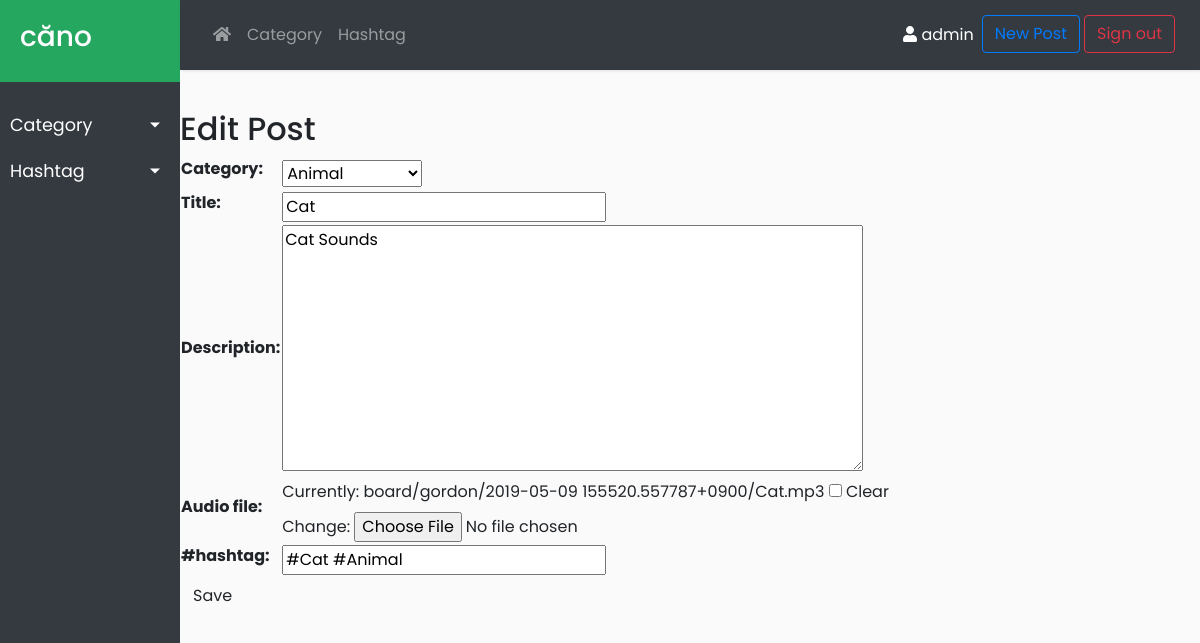
The page /post/20/edit/ (signed in) on the database its author committed.
### board/models.py (models this page shows, shortened)
class Post(models.Model):
    author = models.ForeignKey('auth.User', related_name='posts', on_delete=models.CASCADE)
    category = models.ForeignKey('board.Category', related_name='posts', default=0, on_delete=models.CASCADE)
    title = models.CharField(max_length=100)
    text = models.TextField()
    audio_file = models.FileField(blank=True, upload_to=upload_audio)
    created_date = models.DateTimeField(default=timezone.localtime)
    published_date = models.DateTimeField(blank=True, null=True)
    like = models.IntegerField(default=0)
    dislike = models.IntegerField(default=0)
    like_list = models.TextField(blank=True)
    dislike_list = models.TextField(blank=True)
    tag_list = models.TextField(blank=True)

### board/views.py (the view)
# urls.py: path('post/<int:pk>/edit/', views.post_edit, name='post_edit'),
@login_required
def post_edit(request, pk):
    categories = Category.objects.all().order_by('id')
    tags = Tag.objects.all().order_by('id')
    post = get_object_or_404(Post, pk=pk)
    if request.method == "POST":
        form = PostForm(request.POST, request.FILES, instance=post)
        if form.is_valid():
            post = form.save(commit=False)
            post.published_date = timezone.localtime()
            post.add_tag()
            return redirect('board:post_detail', pk=post.pk)
    else:
        form = PostForm(instance=post)
    return render(request, 'board/post_edit.html', {
            'form': form, 'tags': tags, 'categories': categories})

### board/forms.py
class PostForm(forms.ModelForm):
    class Meta:
        model = Post
        fields = ('category', 'title', 'text', 'audio_file', 'tag_list')
        widgets = {
            'title': forms.TextInput(attrs={'placeholder': 'enter title here'}),
            'text': forms.Textarea(attrs={'placeholder': 'enter description here'}),
            'tag_list': forms.TextInput(attrs={'placeholder': '#add #hashtag #freely'}),
        }
        labels = {
            'category': 'Category',
            'title': 'Title',
            'text': 'Description',
            'audio_file': 'Audio file',
            'tag_list': '#hashtag',
        }

### board/models.py (called while the page is built)
    def __str__(self):
        return self.name

### board/templates/board/post_edit.html (shortened to what this page needs)
{% extends 'board/base2.html' %}
{% block sidebar %}
    <li>
        <a href="#catSubmenu" data-toggle="collapse" aria-expanded="false" class="dropdown-toggle">Category</a>
    </li>
    <li>
        <a href="#tagSubmenu" data-toggle="collapse" aria-expanded="false" class="dropdown-toggle">Hashtag</a>
    </li>
{% endblock %}
{% block topnav %}
    <li class="nav-item dropdown">
        <a class="nav-link dropdown-toggle-split" href="#" id="dropdown1" data-toggle="dropdown" aria-haspopup="true" aria-expanded="false">Category</a>
    </li>
    <li class="nav-item dropdown">
        <a class="nav-link dropdown-toggle-split" href="#" id="dropdown2" data-toggle="dropdown" aria-haspopup="true" aria-expanded="false">Hashtag</a>
    </li>
{% endblock %}
{% block content %}
    <h2>Edit Post</h2>
    <form method="POST" class="post-form" enctype="multipart/form-data">
        <table>
		    {{ form.as_table }}
	    </table>
        <button type="submit" class="save btn btn-default">Save</button>
    </form>
{% endblock %}

### board/templates/board/base2.html (shortened to what this page needs)
{% load static %}
<!DOCTYPE html>
<html>
<head>
    <link rel="stylesheet" href="https://stackpath.bootstrapcdn.com/bootstrap/4.3.1/css/bootstrap.min.css">
    <link rel="stylesheet" href="{% static 'css/board2.css' %}">
    <link rel="stylesheet" href="https://cdnjs.cloudflare.com/ajax/libs/malihu-custom-scrollbar-plugin/3.1.5/jquery.mCustomScrollbar.min.css">
</head>
<body>
    <div class="wrapper">
        <nav id="sidebar">
            <div class="sidebar-header">
                <h3><a href="{% url 'board:home' %}">căno</a></h3>
            </div>
            <ul class="list-unstyled components">
                {% block sidebar %}
                {% endblock %}
            </ul>
        </nav>
        <div id="content">
            <nav class="navbar navbar-expand-lg navbar-dark bg-dark sticky-top">
                <div class="container-fluid">
                    <div class="collapse navbar-collapse" id="navbarSupportedContent">
                        <ul class="nav navbar-nav">
                            <li class="nav-item"><a class="nav-link" href="{% url 'board:home' %}"><i class="fas fa-home"></i></a></li>
                            {% block topnav %}
                            {% endblock %}
                        </ul>
                        <ul class="nav navbar-nav ml-auto">
                            {% if user.is_authenticated %}
                                <li class="nav-item active"><a class="nav-link" href="{% url 'board:my_info' %}"><i class="fas fa-user"></i> {{ user.username }}</a></li>
                                <li><a class="btn btn-outline-primary my-2 my-sm-0 mr-sm-1" href="{% url 'board:post_new' %}" role="button">New Post</a></li>
                                <li><a class="btn btn-outline-danger my-2 my-sm-0" href="{% url 'logout' %}" role="button">Sign out</a></li>
                            {% else %}
                                <li><a class="btn btn-outline-warning my-2 my-sm-0" href="{% url 'login' %}" role="button">Sign in</a></li>
                            {% endif %}
                        </ul>
                    </div>
                </div>
            </nav>
            {% block content %}
            {% endblock %}
        </div>
    </div>
</body>
</html>

### board/static/css/board2.css (style rules this page uses)
body { font-family: 'Poppins', sans-serif; background: #fafafa; }
a, a:hover, a:focus { color: inherit; text-decoration: none; transition: all 0.3s; }
.navbar { padding: 15px 10px; background: #fff; border: none; border-radius: 0; margin-bottom: 40px; box-shadow: 1px 1px 3px rgba(0, 0, 0, 0.1); }
.wrapper { display: flex; width: 100%; }
#sidebar { width: 180px; position: fixed; top: 0; left: 0; height: 100vh; z-index: 999; background: #343A40; color: #fff; transition: all 0.3s; }
#sidebar .sidebar-header { padding: 20px; background: #26a760; }
#sidebar ul.components { padding: 20px 0; }
#sidebar ul li a { padding: 10px; font-size: 1.1em; display: block; }
a[data-toggle="collapse"] { position: relative; }
.dropdown-toggle::after { display: block; position: absolute; top: 50%; right: 20px; transform: translateY(-50%); }
#content { width: calc(100% - 180px); min-height: 100vh; transition: all 0.3s; position: absolute; top: 0; right: 0; }

### rows shown on the page
Post: category "Animal", title "Cat", text "Cat Sounds", tag_list "#Cat #Animal"

### other values the page prints
{{ user.username }} "admin"
